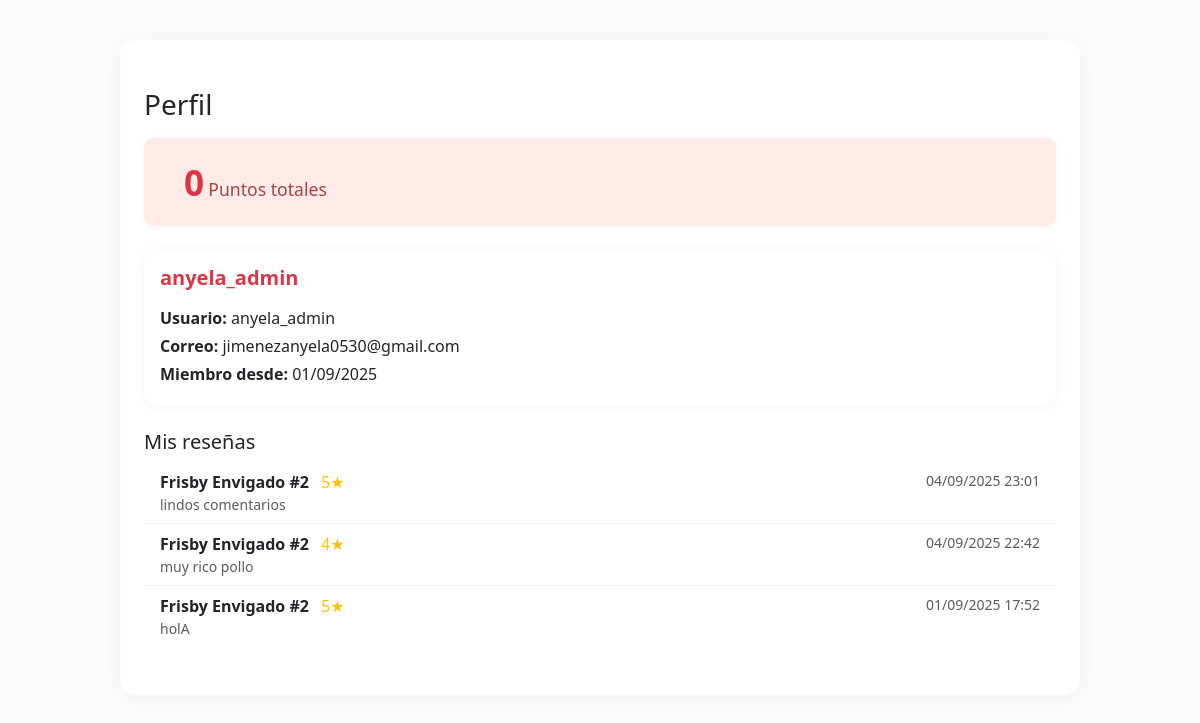
The page /accounts/profile/ (signed in) on the database its author committed.
### accounts/models.py (models this page shows)
class User(AbstractUser):
    user_type = models.ForeignKey(UserType, on_delete=models.SET_NULL, null=True, blank=True)

### appdely/models.py (models this page shows, shortened)
class Review(models.Model):
    business = models.ForeignKey(Business, on_delete=models.CASCADE)
    user = models.ForeignKey(settings.AUTH_USER_MODEL, on_delete=models.CASCADE)
    rating = models.PositiveSmallIntegerField()  # 1–5
    comment = models.TextField(blank=True, null=True)
    date = models.DateTimeField(auto_now_add=True)
    reply = models.TextField(blank=True, null=True)
    updated_at = models.DateTimeField(auto_now=True)
    reports = models.IntegerField(default=0)

class Business(models.Model):
    business_name = models.CharField(max_length=50)
    address = models.CharField(max_length=100)
    description = models.TextField()
    phone_number = models.CharField(max_length=30)
    email = models.CharField(max_length=50)
    status = models.BooleanField(default=True)
    created_at = models.DateTimeField(auto_now_add=True)
    updated_at = models.DateTimeField(auto_now=True)
    business_type = models.ForeignKey(BusinessType, on_delete=models.CASCADE)
    image_url = models.CharField(max_length=100, blank=True, null=True)

### accounts/views.py (the view)
# urls.py: path('profile/', views.profile, name='profile'),
@login_required
def profile(request):
    user = request.user
    user_reviews = []
    total_points = 0
    try:
        from appdely.models import Review, Point
        user_reviews = Review.objects.filter(user=user).select_related('business').order_by('-date')[:10]
        earned = Point.objects.filter(user=user, movement_type='earn').aggregate(models.Sum('amount'))['amount__sum'] or 0
        redeemed = Point.objects.filter(user=user, movement_type='redeem').aggregate(models.Sum('amount'))['amount__sum'] or 0
        total_points = earned - redeemed
    except Exception:
        pass
    return render(request, 'accounts/profile.html', {
        'user': user,
        'user_reviews': user_reviews,
        'total_points': total_points
    })

### accounts/templates/accounts/profile.html (shortened to what this page needs)
{% load static %}
<!DOCTYPE html>
<html lang="es">
<head>
  <link href="https://cdn.jsdelivr.net/npm/bootstrap@5.3.0/dist/css/bootstrap.min.css" rel="stylesheet">
  <link rel="stylesheet" href="{% static 'accounts/css/profile.css' %}">
</head>
<body>
  <div class="container py-5" style="max-width:960px;">
    <h1 class="h3 mb-3">Perfil</h1>
    <div class="points-box">
      <div>
        <span class="points-value">{{ total_points }}</span>
        <span class="points-label">Puntos totales</span>
      </div>
    </div>
    <div class="card mb-4">
      <div class="card-body">
        <h5 class="card-title mb-3">{{ user.get_full_name|default:user.username }}</h5>
        <p class="mb-1"><strong>Usuario:</strong> {{ user.username }}</p>
        <p class="mb-1"><strong>Correo:</strong> {{ user.email|default:"—" }}</p>
        <p class="mb-1"><strong>Miembro desde:</strong> {{ user.date_joined|date:"d/m/Y" }}</p>
      </div>
    </div>
    <h5>Mis reseñas</h5>
    {% if user_reviews %}
      <ul class="list-group">
        {% for r in user_reviews %}
            <li class="list-group-item d-flex justify-content-between">
                <span>
                    <strong>{{ r.business.business_name }}</strong>
                    <span class="text-warning ms-2">{{ r.rating }}★</span>
                    <div class="text-muted small">{{ r.comment|default:"Sin comentario" }}</div>
                </span>
                <span class="text-muted small">{{ r.date|date:"d/m/Y H:i" }}</span>
            </li>
        {% endfor %}
        </ul>
    {% else %}
      <p class="text-muted">Aún no tienes reseñas.</p>
    {% endif %}
  </div>
</body>
</html>

### accounts/static/accounts/css/profile.css (style rules this page uses)
body { background: #fafbfc; font-family: 'Segoe UI', 'Roboto', Arial, sans-serif; }
.container { background: #fff; border-radius: 16px; box-shadow: 0 2px 16px rgba(220, 53, 69, 0.07); margin-top: 40px; padding: 32px 24px; }
.card { border-radius: 12px; border: none; box-shadow: 0 1px 8px rgba(220, 53, 69, 0.08); }
.card-title { color: #dc3545; font-weight: 600; }
.list-group-item { border: none; border-bottom: 1px solid #f3f3f3; background: transparent; }
.list-group-item:last-child { border-bottom: none; }
.points-box { background: #ffeaea; border-radius: 10px; padding: 18px 24px; margin-bottom: 24px; display: flex; align-items: center; gap: 16px; box-shadow: 0 1px 6px rgba(220, 53, 69, 0.07); }
.points-value { font-size: 2.2rem; font-weight: bold; color: #dc3545; }
.points-label { font-size: 1.1rem; color: #a94442; font-weight: 500; }

### rows shown on the page
User: get_full_name "anyela_admin", username "anyela_admin", email "jimenezanyela0530@gmail.com", date_joined "01/09/2025"
Review: business.business_name "Frisby Envigado #2", rating "5", comment "lindos comentarios", date "04/09/2025 23:01"
Review: business.business_name "Frisby Envigado #2", rating "4", comment "muy rico pollo", date "04/09/2025 22:42"
Review: business.business_name "Frisby Envigado #2", rating "5", comment "holA", date "01/09/2025 17:52"

### other values the page prints
{{ total_points }} "0"
